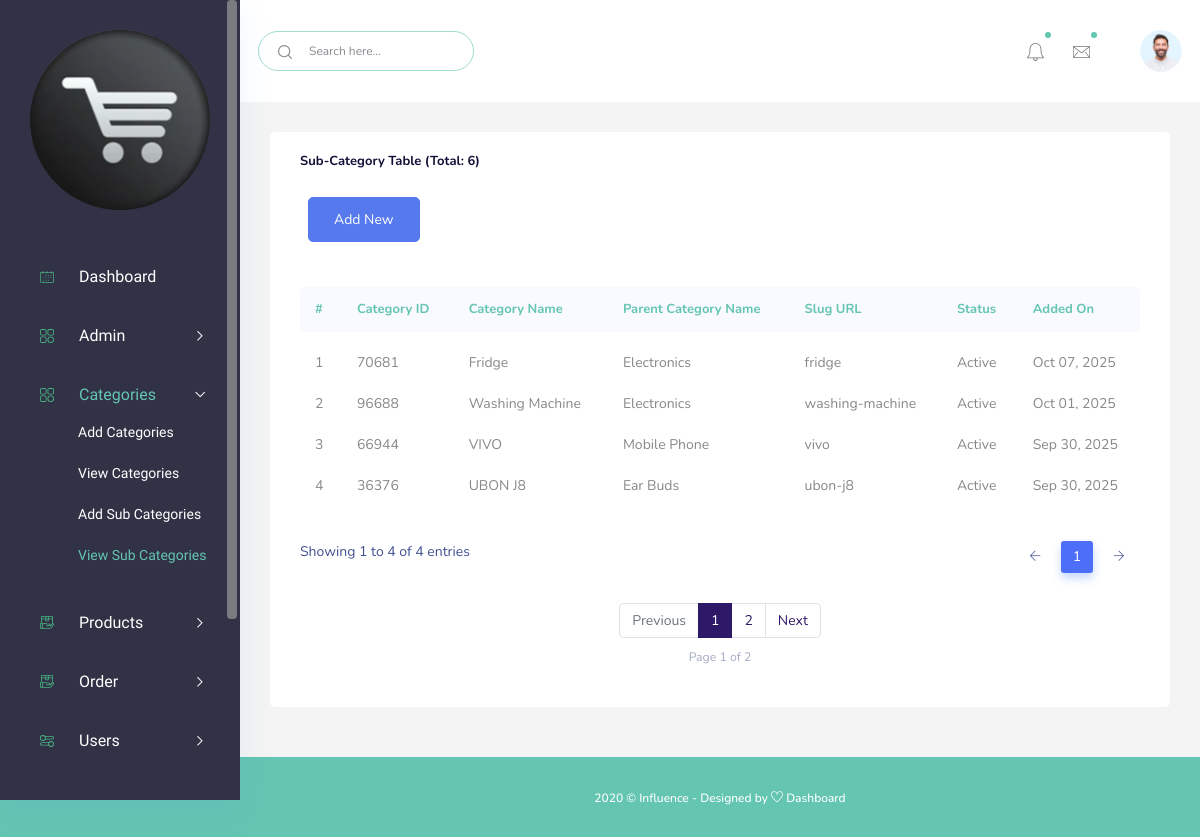
The page /admin/view-sub-categories.php on the database its author committed.
### tables this page shows
CREATE TABLE `ec_sub_categories` (
  `id` int(11) NOT NULL,
  `cate_id` int(10) DEFAULT NULL,
  `parent_id` int(10) DEFAULT NULL,
  `cate_name` varchar(255) DEFAULT NULL,
  `meta_title` varchar(500) DEFAULT NULL,
  `meta_desc` varchar(500) DEFAULT NULL,
  `meta_key` varchar(50) DEFAULT NULL,
  `slug_url` varchar(255) DEFAULT NULL,
  `status` int(5) DEFAULT NULL,
  `added_on` varchar(30) DEFAULT NULL
);

CREATE TABLE `ec_categories` (
  `id` int(11) NOT NULL,
  `cate_id` int(10) DEFAULT NULL,
  `cate_name` varchar(255) DEFAULT NULL,
  `meta_title` varchar(500) DEFAULT NULL,
  `meta_desc` varchar(500) DEFAULT NULL,
  `meta_key` varchar(50) DEFAULT NULL,
  `slug_url` varchar(255) DEFAULT NULL,
  `status` int(5) DEFAULT NULL,
  `added_on` varchar(30) DEFAULT NULL
);

### admin/view-sub-categories.php (the view)
<?php
      include("include/header.php");
      $items_per_page = 4;
      $page = isset($_GET['page']) ? (int)$_GET['page'] : 1;
      $page = max(1, $page);
      $offset = ($page - 1) * $items_per_page;
      $total_query = mysqli_query($connect, "SELECT COUNT(*) as total FROM ec_sub_categories");
      $total_row = mysqli_fetch_assoc($total_query);
      $total_items = $total_row['total'];
      $total_pages = ceil($total_items / $items_per_page);
      $sql = "SELECT * FROM ec_sub_categories ORDER BY id DESC LIMIT $items_per_page OFFSET $offset";
      $check = mysqli_query($connect, $sql);
?>
<div class="main_content_iner ">
   <div class="container-fluid p-0">
      <div class="row justify-content-center">
         <div class="col-lg-12">
            <div class="white_card card_height_100 mb_30">
               <div class="white_card_header">
                  <div class="box_header m-0">
                     <div class="main-title">
                        <h3 class="m-0">Sub-Category Table (Total: <?php echo $total_items; ?>)</h3>
                     </div>
                  </div>
               </div>
               <div class="white_card_body">
                  <div class="QA_section">
                     <div class="white_box_tittle list_header">
                        <div class="box_right d-flex lms_block">
                           <div class="add_button ms-2">
                              <a href="add-sub-categories.php" class="btn_1">Add New</a>
                           </div>
                        </div>
                     </div>
                     <div class="QA_table mb_30">
                        <table class="table lms_table_active ">
                           <thead>
                              <tr>
                                 <th scope="col">#</th>
                                 <th scope="col">Category ID</th>
                                 <th scope="col">Category Name</th>
                                 <th scope="col">Parent Category Name</th>
                                 <th scope="col">Slug URL</th>
                                 <th scope="col">Status</th>
                                 <th scope="col">Added On</th>
                              </tr>
                           </thead>
                           <tbody>
                              <?php
                                    if(mysqli_num_rows($check) > 0) {
                                        $sno = $offset + 1;
                                        while($result = mysqli_fetch_assoc($check)){
                                           $parent_id = $result['parent_id'];
                                        $sql2 = "SELECT cate_name FROM `ec_categories` WHERE cate_id = $parent_id";
                                        $check2 = mysqli_query($connect,$sql2);
                                        $parent = mysqli_fetch_assoc($check2);
                                        $statusText = ($result['status'] == 1) ? "Active" : "Inactive";
                                           echo "<tr>
                                                    <td>".$sno++."</td>
                                                    <td>".$result['cate_id']."</td>
                                                    <td>".$result['cate_name']."</td>
                                                    <td>".($parent['cate_name'] ?? 'N/A')."</td>
                                                    <td>".$result['slug_url']."</td>
                                                    <td>".$statusText."</td>
                                                    <td>".$result['added_on']."</td>
                                                 </tr>";
                                        }
                                    } else {
                                        echo "<tr><td colspan='7' class='text-center'>No sub-categories found.</td></tr>";
                                    }
                              ?>
                           </tbody>
                        </table>
                     </div>
                     <?php if($total_pages > 1): ?>
                     <nav aria-label="Page navigation" class="mt-3">
                        <ul class="pagination justify-content-center">
                           <?php if($page > 1): ?>
                              <li class="page-item">
                                 <a class="page-link" href="?page=<?php echo ($page - 1); ?>">Previous</a>
                              </li>
                           <?php else: ?>
                              <li class="page-item disabled">
                                 <span class="page-link">Previous</span>
                              </li>
                           <?php endif; ?>
                           <?php
                           $start = max(1, $page - 2);
                           $end = min($total_pages, $page + 2);
                           for($i = $start; $i <= $end; $i++):
                           ?>
                              <li class="page-item <?php echo ($i == $page) ? 'active' : ''; ?>">
                                 <a class="page-link" href="?page=<?php echo $i; ?>"><?php echo $i; ?></a>
                              </li>
                           <?php endfor; ?>
                           <?php if($page < $total_pages): ?>
                              <li class="page-item">
                                 <a class="page-link" href="?page=<?php echo ($page + 1); ?>">Next</a>
                              </li>
                           <?php else: ?>
                              <li class="page-item disabled">
                                 <span class="page-link">Next</span>
                              </li>
                           <?php endif; ?>
                        </ul>
                        <div class="text-center mt-2">
                           <small class="text-muted">Page <?php echo $page; ?> of <?php echo $total_pages; ?></small>
                        </div>
                     </nav>
                     <?php endif; ?>
                  </div>
               </div>
            </div>
         </div>
      </div>
   </div>
</div>
<?php include("include/footer.php");?>

### rows shown on the page
ec_sub_categories: cate "70681", cate_name "Fridge", ec_categories.cate_name "Electronics", slug_url "fridge", status "Active", added_on "Oct 07, 2025"
ec_sub_categories: cate "96688", cate_name "Washing Machine", ec_categories.cate_name "Electronics", slug_url "washing-machine", status "Active", added_on "Oct 01, 2025"
ec_sub_categories: cate "66944", cate_name "VIVO", ec_categories.cate_name "Mobile Phone", slug_url "vivo", status "Active", added_on "Sep 30, 2025"
ec_sub_categories: cate "36376", cate_name "UBON J8", ec_categories.cate_name "Ear Buds", slug_url "ubon-j8", status "Active", added_on "Sep 30, 2025"

### other values the page prints
$total_items "6"
$page "1"
$total_pages "2"
